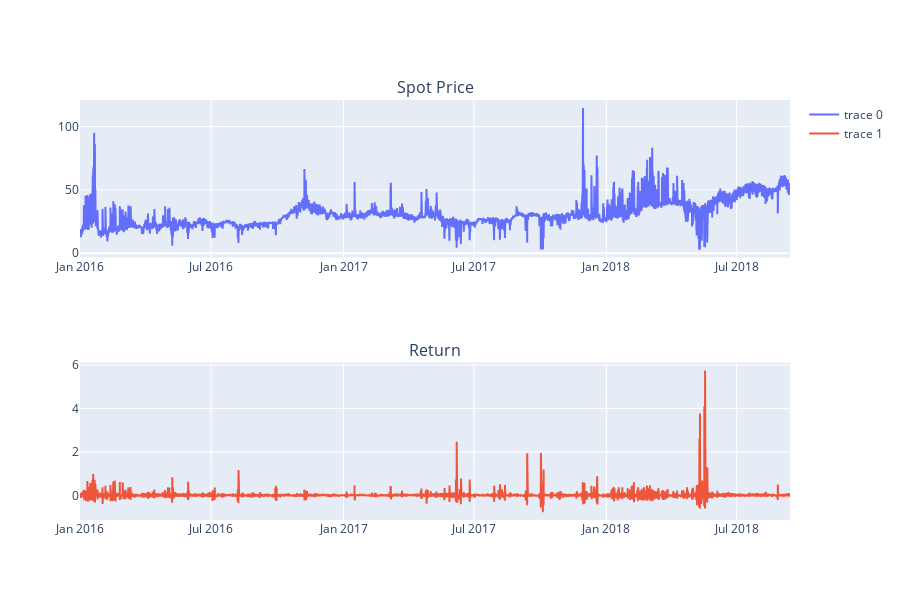

Here is the notebook cell this chart was saved with:
### Code cell
df = pd.read_csv('../data_NO2.csv', sep=';')
df['datetime_utc'] = pd.to_datetime(df['datetime_utc'])
df['ret'] = (df['spot_price']-df['spot_price'].shift(1))/df['spot_price'].shift(1)
df['spot_price_lag1'] = df['spot_price'].shift(1)
df['ret_lag1'] = df['ret'].shift(1)
df = df[~df['ret'].isna()].copy()

fig = make_subplots(rows=2, cols=1, subplot_titles=('Spot Price', 
                                    'Return'))

fig.append_trace(go.Scatter(
    x=df['datetime_utc'],
    y=df['spot_price'],
), row=1, col=1)

fig.append_trace(go.Scatter(
    x=df['datetime_utc'],
    y=df['ret'],
), row=2, col=1)

fig.update_layout(height=600)
fig.show()

### Figure 1 — Plotly figure (JSON) as saved in the notebook; plotly's stock layout.template omitted (floating-point values rounded to 4 significant figures; data arrays with more than 128 entries replaced by an {"elided": "..."} marker saying what was removed)
{"data": [{"type": "scatter", "x": {"elided": "23665 str values"}, "xaxis": "x", "y": {"elided": "23665 float values"}, "yaxis": "y"}, {"type": "scatter", "x": {"elided": "23665 str values"}, "xaxis": "x2", "y": {"elided": "23665 float values"}, "yaxis": "y2"}], "layout": {"annotations": [{"font": {"size": 16}, "showarrow": false, "text": "Spot Price", "x": 0.5, "xanchor": "center", "xref": "paper", "y": 1, "yanchor": "bottom", "yref": "paper"}, {"font": {"size": 16}, "showarrow": false, "text": "Return", "x": 0.5, "xanchor": "center", "xref": "paper", "y": 0.375, "yanchor": "bottom", "yref": "paper"}], "height": 600, "xaxis": {"anchor": "y", "domain": [0, 1]}, "xaxis2": {"anchor": "y2", "domain": [0, 1]}, "yaxis": {"anchor": "x", "domain": [0.625, 1]}, "yaxis2": {"anchor": "x2", "domain": [0, 0.375]}}}
